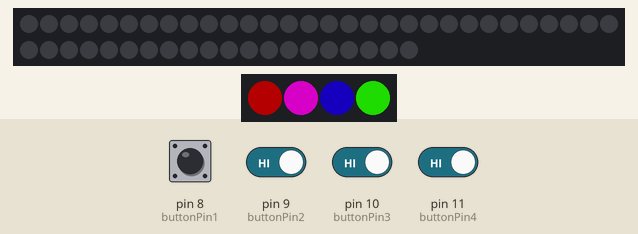
Simulated run of this sketch. Board: Arduino Uno, built with avr-gcc and run on an emulated ATmega328P. Shown: 50 RGB LEDs in strip order, left to right, continuing on the next row, 4 RGB LEDs in strip order, left to right. The inputs (shaded band) are chosen by the test bench; at power-on: pin 8 (buttonPin1), pin 9 (buttonPin2), pin 10 (buttonPin3), pin 11 (buttonPin4) HIGH. Dim RGB values are drawn brighter than linear; random numbers use the default seed unless the sketch sets one.

Above: at 2.2 s.
2.3 s: pin 8 (buttonPin1) pulled LOW for 0.15 s
5.4 s: pin 8 (buttonPin1) driven LOW and pin 9 (buttonPin2) driven LOW and pin 10 (buttonPin3) driven LOW and pin 11 (buttonPin4) driven LOW
At 5.57 s:
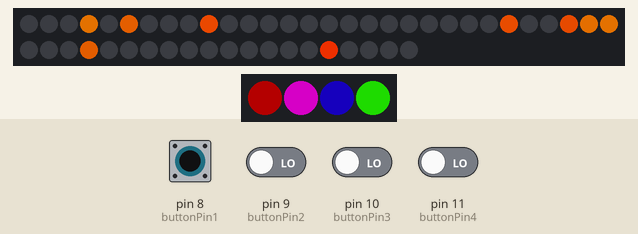
7.8 s: pin 8 (buttonPin1) driven HIGH
At 8.7 s:
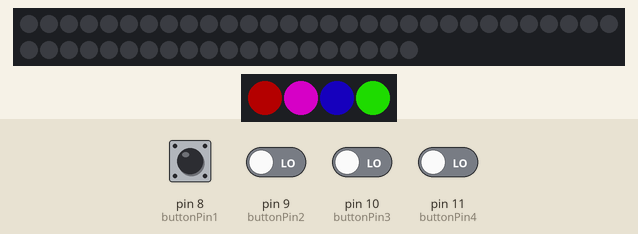
10.8 s: pin 8 (buttonPin1) driven LOW
At 11.28 s:
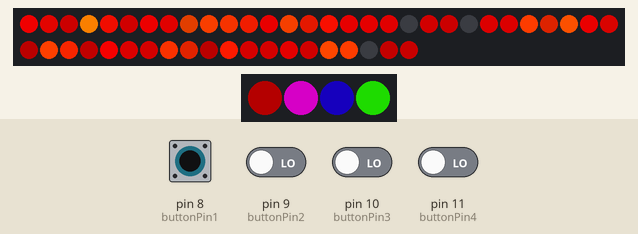
13.5 s: pin 9 (buttonPin2) driven HIGH
At 14.6 s:
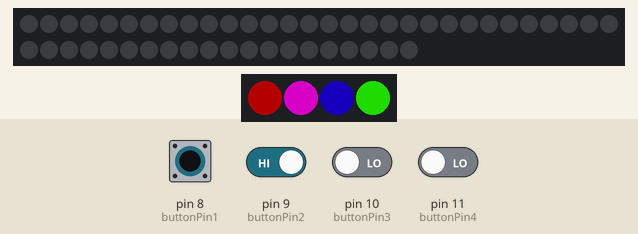
16.5 s: pin 9 (buttonPin2) driven LOW
At 17.27 s:
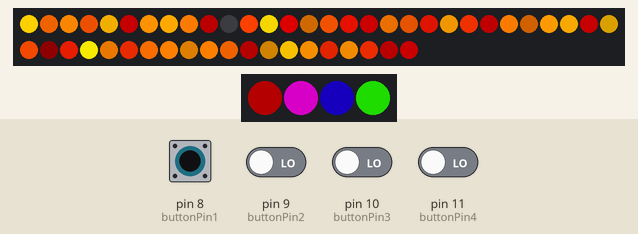
Timing chart, 0 to 19.5 s (numbered marks = the images above; inputs shaded):
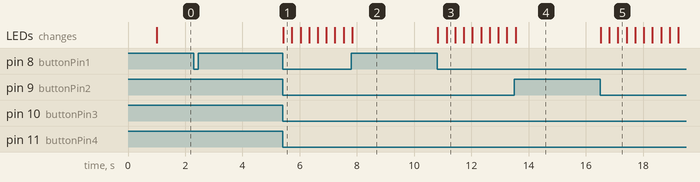

Measured:
- after the input at 2.3 s, every drawn part: stays the same

The sketch:

scrying-mirror-fiber-optics.ino
```cpp
#include "FastLED.h"
#define COLOR_ORDER GRB
#define NUM_LEDS_STRIP    50  // Strip of WS2811_400 bulbs with fiber optics attached
#define DATA_PIN 6
CRGB stripleds[NUM_LEDS_STRIP];

#define NUM_LEDS_BUTTLIT    4 // Four buttons backlit with separate componant single LEDs
#define DATA_PIN_BUTTLIT 2
CRGB buttlitleds[NUM_LEDS_BUTTLIT];

#define NUM_STRIPS 2
uint8_t gBrightness = 100;

#define buttonPin1 8 // Pin for button1 - Red
#define buttonPin2 9 // Pin for button2 - Purple
#define buttonPin3 10 // Pin for button3 - Blue
#define buttonPin4 11 // Pin for button4 - Green

int buttState1 = 0;
int buttState2 = 0;
int buttState3 = 0;
int buttState4 = 0;

uint8_t  thisfade = 2;                                        // How quickly does it fade? Lower = slower fade rate.
int       thishue = 40;                                       // Starting hue.
uint8_t   thisinc = 1;                                        // Incremental value for rotating hues
uint8_t   thissat = 255;                                      // The saturation, where 255 = brilliant colours.
uint8_t   thisbri = 255;                                      // Brightness of a sequence. Remember, max_bright is the overall limiter.
int       huediff = 100;                                      // Range of random #'s to use for hue
uint8_t thisdelay = 5;

void addGlitter( fract8 chanceOfGlitter);

void setup() {
  delay(1000); // sanity delay
  FastLED.addLeds<WS2811_400,DATA_PIN, RGB>(stripleds, NUM_LEDS_STRIP).setCorrection( TypicalLEDStrip );
  FastLED.addLeds<WS2812B,DATA_PIN_BUTTLIT, GRB>(buttlitleds, NUM_LEDS_BUTTLIT).setCorrection( TypicalLEDStrip );
  pinMode(DATA_PIN, OUTPUT); // Fiber optic strip
  pinMode(DATA_PIN_BUTTLIT, OUTPUT); //4 Button lights
  pinMode(buttonPin1, INPUT_PULLUP); //Red Button input
  pinMode(buttonPin2, INPUT_PULLUP); //Purple Button input
  pinMode(buttonPin3, INPUT_PULLUP); //Blue Button input
  pinMode(buttonPin4, INPUT_PULLUP); //Green Button input
  buttlitleds[0] = CHSV(0, 255, 125); //RED
  buttlitleds[1] = CHSV(210, 255, 255); //PURPLE
  buttlitleds[2]  = CHSV(170, 255, 150); //BLUE
  buttlitleds[3] = CHSV(90, 255, 200); //GREEN
  FastLED.show();
}

void loop() {
  buttState1 = digitalRead(buttonPin1);
  buttState2 = digitalRead(buttonPin2);
  buttState3 = digitalRead(buttonPin3);
  buttState4 = digitalRead(buttonPin4);

//All Buttons Turn Rainbow Confetti On
if (buttState1 == LOW && buttState2 == LOW && buttState3 == LOW && buttState4 == LOW)
{
  fadeToBlackBy(stripleds, NUM_LEDS_STRIP, thisfade);                    // Low values = slower fade.
  int pos = random16(NUM_LEDS_STRIP);                               // Pick an LED at random.
  stripleds[pos] += CHSV((thishue + random16(huediff))/4 , thissat, thisbri);  // I use 12 bits for hue so that the hue increment isn't too quick.
  thishue = thishue + thisinc;                                // It increments here.

} else if(buttState1 == LOW && buttState2 == HIGH && buttState3 == HIGH && buttState4 == HIGH)
{
  FadeInOut(255, 0x00, 0x00); //button 1 red
}
else if (buttState2 == LOW && buttState1 == HIGH && buttState3 == HIGH && buttState4 == HIGH)
{
  FadeInOut(random(155,200), 0, random(200, 255)); //button 2 purple
}
else if (buttState3 == LOW && buttState1 == HIGH && buttState2 == HIGH && buttState4 == HIGH)
{
  FadeInOut(0, 0, 255); //button 3 blue
}
else if (buttState4 == LOW && buttState1 == HIGH && buttState2 == HIGH && buttState3 == HIGH)
{
  FadeInOut(0x07, 0xcb, 0x00); //button 4 green
}
else
{
  fill_solid(stripleds, NUM_LEDS_STRIP, CRGB::Black); // No buttons - no fiber optic lights
  FastLED[1].showLeds(gBrightness);
}
  FastLED.show();
}

//Fades the colors in and out on the 4 button events
void FadeInOut(byte red, byte green, byte blue){
  float r, g, b;

  for(int k = 0; k < 256; k=k+1) {
    r = (k/256.0)*red;
    g = (k/256.0)*green;
    b = (k/256.0)*blue;
    setAll(r,g,b);
     addGlitter(100);
    FastLED.show(55);
  }

  for(int k = 255; k >= 0; k=k-2) {
    r = (k/256.0)*red;
    g = (k/256.0)*green;
    b = (k/256.0)*blue;
    setAll(r,g,b);
    FastLED.show(20);
  }
}


void Twinkle(byte red, byte green, byte blue, int Count, int SpeedDelay, boolean OnlyOne) {
  setAll(0,0,0);

  for (int i=0; i<Count; i++) {
     setPixel(random(NUM_LEDS_STRIP),red,green,blue);
     showStrip();
     delay(SpeedDelay);
     if(OnlyOne) {
       setAll(0,0,0);
     }
   }

  delay(SpeedDelay);
}

void showStrip() {
   FastLED.show();
}

//Fades the colors in and out on the 4 button events
void setPixel(int Pixel, byte red, byte green, byte blue) {
   stripleds[Pixel].r = red;
   stripleds[Pixel].g = green;
   stripleds[Pixel].b = blue;
}

void setAll(byte red, byte green, byte blue) {
  for(int i = 0; i < NUM_LEDS_STRIP; i++ ) {
    setPixel(i, red, green, blue);
  }
  FastLED.show(55);
}


//glitter effect
void addGlitter( fract8 chanceOfGlitter) {
  if( random8() < chanceOfGlitter) {
    stripleds[ random16(NUM_LEDS_STRIP) ] += CRGB::White;}
}
```
